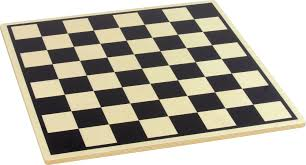
#> input picture img.png, 306 x 165 px
$ python hw1_1.py img.png
#> lines starting #> are read from the running program, lines starting #| are printed output that depends on the picture; after the words box and inside, x2 and y2 are one past the last pixel; in counts of white or black regions, pixels touching at a corner belong together
import cv2
import numpy as np
import sys

# 이미지를 불러옴
# 명령형 인자로부터 이미지 경로를 받습니다.
if len(sys.argv) > 1:
    image_path = sys.argv[1]  # 첫 번째 인자가 이미지 경로입니다.
else:
    print("Usage: python script.py <image_path>")
    sys.exit(1)
image = cv2.imread(image_path)
#> image is the input picture: shape (165, 306, 3); mean B, G, R 162.2, 176.2, 180.8
# 이미지를 그레이스케일로 변환
gray = cv2.cvtColor(image, cv2.COLOR_BGR2GRAY)
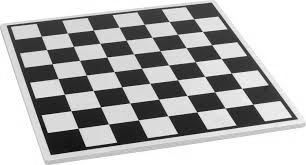
#> gray: shape (165, 306); min 1, max 255, mean 176
# 적응형 이진화를 수행
binary = cv2.adaptiveThreshold(
    gray, 255, cv2.ADAPTIVE_THRESH_MEAN_C, cv2.THRESH_BINARY, blockSize=17, C=2
)
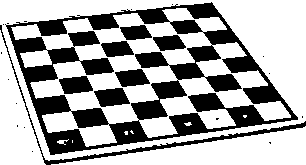
#> binary: shape (165, 306); 66.1% white; 24 black regions (16 under 20 px), largest, box (x1, y1, x2, y2) and area: (5, 2, 298, 155) 13412, (0, 25, 306, 165) 1186, (94, 88, 130, 107) 489

# Canny 엣지 검출을 수행.  낮은 임계값, 높은 임계값 설정 유의
edges = cv2.Canny(binary, 15, 250)
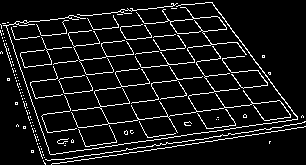
#> edges: shape (165, 306); 8.6% white in thin lines or dots
# 확률적 허프 변환을 사용하여 직선 검출
lines = cv2.HoughLinesP(edges, 1, np.pi / 180, threshold=102, minLineLength=10, maxLineGap=10)
#> lines = 15 rows, first 6: [41, 155, 297, 119], [51, 164, 212, 141], [34, 135, 284, 99], [17, 83, 251, 55], [35, 51, 121, 41], [160, 7, 244, 136]

# 가로 및 세로 선
horizontal_lines = []
vertical_lines = []
for line in lines:
    x1, y1, x2, y2 = line[0]
    angle = np.arctan2(y2 - y1, x2 - x1)  # 직선의 기울기 각도 계산
    if -np.pi / 4 < angle < np.pi / 4:
        vertical_lines.append(line)
    else:
        horizontal_lines.append(line)
#> this loop made 15 passes
#> (x1, y1, x2, y2, angle) on passes 1 to 12: (41, 155, 297, 119, -0.14), (51, 164, 212, 141, -0.142), (34, 135, 284, 99, -0.143), (17, 83, 251, 55, -0.119), (35, 51, 121, 41, -0.116), (160, 7, 244, 136, 0.994), (43, 161, 253, 131, -0.142), (22, 99, 226, 74, -0.122), (5, 23, 53, 163, 1.24), (136, 10, 207, 128, 1.03), (14, 23, 212, 2, -0.106), (212, 3, 305, 126, 0.923)
#> after the loop, horizontal_lines = [[[160, 7, 244, 136]], [[5, 23, 53, 163]], [[136, 10, 207, 128]], [[212, 3, 305, 126]]]; vertical_lines = [[[41, 155, 297, 119]], [[51, 164, 212, 141]], [[34, 135, 284, 99]], [[17, 83, 251, 55]], [[35, 51, 121, 41]], [[43, 161, 253, 131]], [[22, 99, 226, 74]], [[14, 23, 212, 2]], [[12, 68, 239, 40]], [[3, 41, 212, 16]], [[54, 113, 245, 87]]]

# 가로 및 세로 선이 만나는 지점을 계산
corners = []
for hl in horizontal_lines:
    for vl in vertical_lines:
        x1_h, y1_h, x2_h, y2_h = hl[0]
        x1_v, y1_v, x2_v, y2_v = vl[0]
        A = np.array([[y2_h - y1_h, x1_h - x2_h], [y2_v - y1_v, x1_v - x2_v]])
        b = np.array([x1_h * (y2_h - y1_h) - y1_h * (x2_h - x1_h), x1_v * (y2_v - y1_v) - y1_v * (x2_v - x1_v)])
        intersection = np.linalg.solve(A, b)
        corners.append(intersection.astype(int))
#> this loop made 4 passes
#> after the loop, corners = 44 pairs, first value 5 to 306, second value 2 to 163


# 교차점을 루트로 계산하여 출력
grid_size = int(np.sqrt(len(corners)))
#> grid_size = 6
print(f"{grid_size-1} x {grid_size-1}")
#| 5 x 5

cv2.imshow('Checker', image)
cv2.waitKey(0)
cv2.destroyAllWindows()

$ run again, on board2.png
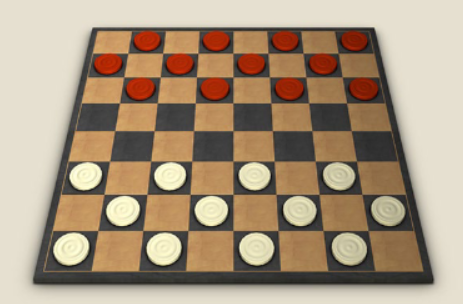
#> input picture board2.png, 463 x 304 px
#> image is the input picture: shape (304, 463, 3); mean B, G, R 125.6, 149.1, 168.4
#> `binary = cv2.adaptiveThreshold( gray, 255, cv2.ADAPTIVE_THRESH_MEAN_C,..`:
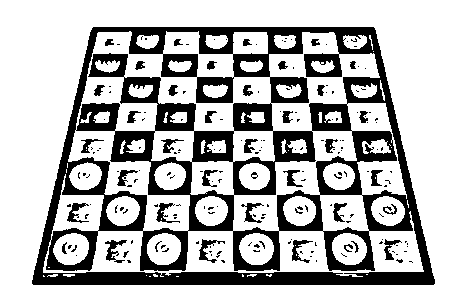
#> binary: shape (304, 463); 72.2% white; 195 black regions (156 under 20 px), largest, box (x1, y1, x2, y2) and area: (32, 27, 435, 285) 34967, (105, 240, 127, 263) 204, (199, 239, 225, 263) 189
#> `edges = cv2.Canny(binary, 15, 250)`:
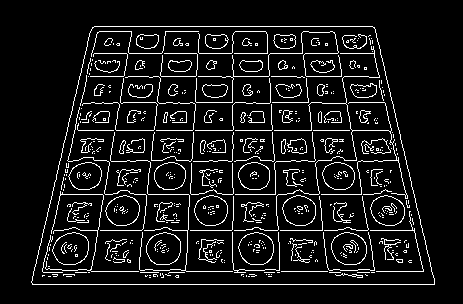
#> edges: shape (304, 463); 8.6% white in thin lines or dots, all inside (x1, y1, x2, y2) = (31, 26, 435, 285)
#> lines = 32 rows, first 6: [32, 284, 434, 284], [356, 230, 422, 230], [67, 130, 399, 130], [85, 53, 380, 53], [94, 26, 372, 26], [309, 194, 373, 194]
#> the loop `for line in lines:` made 32 passes
#> (x1, y1, x2, y2, angle) on passes 1 to 8: (32, 284, 434, 284, 0), (356, 230, 422, 230, 0), (67, 130, 399, 130, 0), (85, 53, 380, 53, 0), (94, 26, 372, 26, 0), (309, 194, 373, 194, 0), (79, 76, 386, 76, 0), (281, 271, 327, 271, 0)
#> after the loop `for line in lines:`: horizontal_lines = [[[31, 282, 69, 118]], [[375, 29, 434, 283]], [[232, 194, 232, 35]], [[269, 70, 279, 267]], [[189, 206, 198, 33]], [[340, 68, 373, 260]], [[42, 271, 87, 73]], [[301, 33, 319, 199]], [[139, 269, 158, 89]], [[96, 237, 131, 34]], [[373, 48, 401, 173]]]; vertical_lines = 21 items, first 6: [[32, 284, 434, 284]], [[356, 230, 422, 230]], [[67, 130, 399, 130]], [[85, 53, 380, 53]], [[94, 26, 372, 26]], [[309, 194, 373, 194]]
#> the loop `for hl in horizontal_lines:` made 11 passes
#> after the loop `for hl in horizontal_lines:`: corners = 231 pairs, first value 30 to 434, second value 26 to 284
#> grid_size = 15
#| 14 x 14
